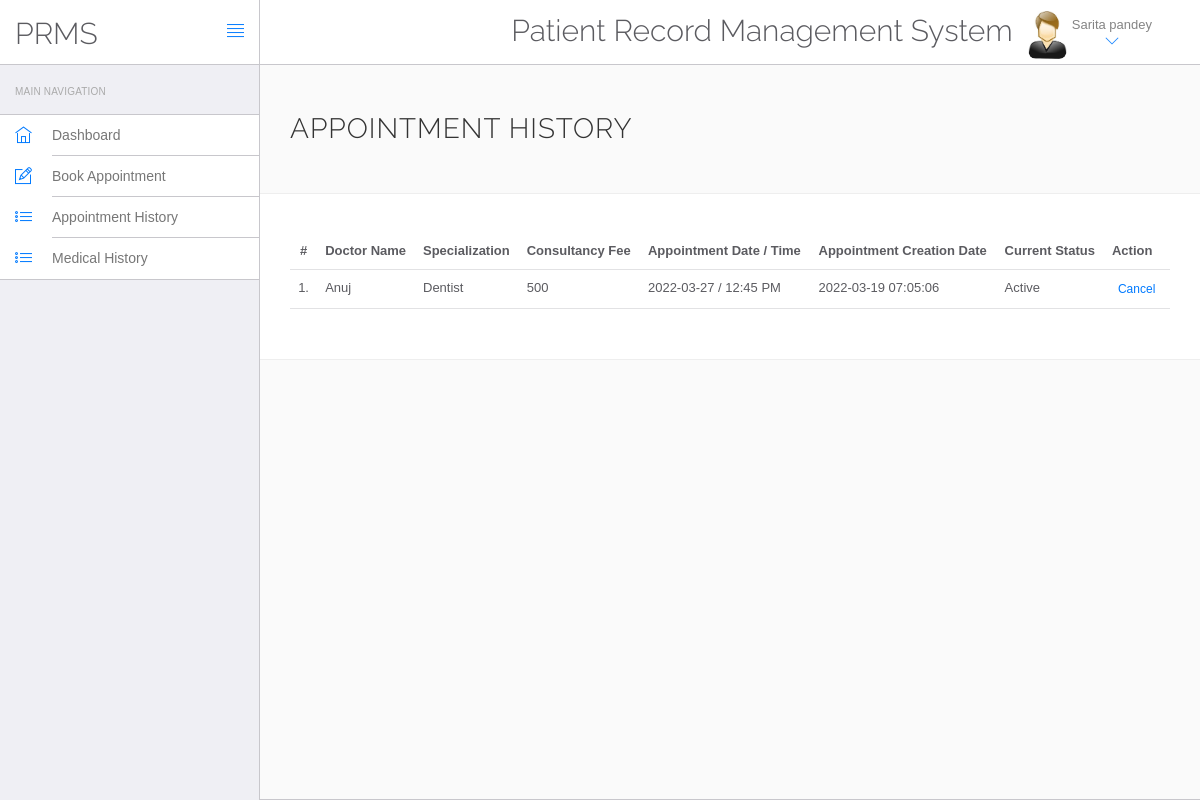
Page /hms/appointment-history.php (signed in) on the committed database.
### tables this page shows
CREATE TABLE `users` (
  `id` int(11) NOT NULL,
  `fullName` varchar(255) DEFAULT NULL,
  `address` longtext DEFAULT NULL,
  `city` varchar(255) DEFAULT NULL,
  `gender` varchar(255) DEFAULT NULL,
  `email` varchar(255) DEFAULT NULL,
  `password` varchar(255) DEFAULT NULL,
  `regDate` timestamp NULL DEFAULT current_timestamp(),
  `updationDate` timestamp NULL DEFAULT current_timestamp()
);

CREATE TABLE `appointment` (
  `id` int(11) NOT NULL,
  `doctorSpecialization` varchar(255) DEFAULT NULL,
  `doctorId` int(11) DEFAULT NULL,
  `userId` int(11) DEFAULT NULL,
  `consultancyFees` int(11) DEFAULT NULL,
  `appointmentDate` varchar(255) DEFAULT NULL,
  `appointmentTime` varchar(255) DEFAULT NULL,
  `postingDate` timestamp NULL DEFAULT current_timestamp(),
  `userStatus` int(11) DEFAULT NULL,
  `doctorStatus` int(11) DEFAULT NULL,
  `updationDate` timestamp NULL DEFAULT current_timestamp()
);

CREATE TABLE `doctors` (
  `id` int(11) NOT NULL,
  `specilization` varchar(255) DEFAULT NULL,
  `doctorName` varchar(255) DEFAULT NULL,
  `address` longtext DEFAULT NULL,
  `docFees` varchar(255) DEFAULT NULL,
  `contactno` bigint(11) DEFAULT NULL,
  `docEmail` varchar(255) DEFAULT NULL,
  `password` varchar(255) DEFAULT NULL,
  `creationDate` timestamp NULL DEFAULT current_timestamp(),
  `updationDate` timestamp NULL DEFAULT current_timestamp()
);

### hms/appointment-history.php (the view, shortened to what this page needs)
<?php
include('include/config.php');
?>
<!DOCTYPE html>
<html lang="en">
	<head>
		<link rel="stylesheet" href="vendor/bootstrap/css/bootstrap.min.css">
		<link rel="stylesheet" href="vendor/fontawesome/css/font-awesome.min.css">
		<link rel="stylesheet" href="vendor/themify-icons/themify-icons.min.css">
		<link href="vendor/animate.css/animate.min.css" rel="stylesheet" media="screen">
		<link href="vendor/perfect-scrollbar/perfect-scrollbar.min.css" rel="stylesheet" media="screen">
		<link href="vendor/switchery/switchery.min.css" rel="stylesheet" media="screen">
		<link href="vendor/bootstrap-touchspin/jquery.bootstrap-touchspin.min.css" rel="stylesheet" media="screen">
		<link href="vendor/select2/select2.min.css" rel="stylesheet" media="screen">
		<link href="vendor/bootstrap-datepicker/bootstrap-datepicker3.standalone.min.css" rel="stylesheet" media="screen">
		<link href="vendor/bootstrap-timepicker/bootstrap-timepicker.min.css" rel="stylesheet" media="screen">
		<link rel="stylesheet" href="assets/css/styles.css">
		<link rel="stylesheet" href="assets/css/plugins.css">
		<link rel="stylesheet" href="assets/css/themes/theme-1.css" id="skin_color" />
	</head>
	<body>
		<div id="app">
<?php include('include/sidebar.php');?>
			<div class="app-content">
					<?php include('include/header.php');?>
				<div class="main-content" >
					<div class="wrap-content container" id="container">
						<section id="page-title">
							<div class="row">
								<div class="col-sm-8">
									<h1 class="mainTitle">Appointment History</h1>
																	</div>
															</div>
						</section>
						<div class="container-fluid container-fullw bg-white">
									<div class="row">
								<div class="col-md-12">
									<table class="table table-hover" id="sample-table-1">
										<thead>
											<tr>
												<th class="center">#</th>
												<th class="hidden-xs">Doctor Name</th>
												<th>Specialization</th>
												<th>Consultancy Fee</th>
												<th>Appointment Date / Time </th>
												<th>Appointment Creation Date  </th>
												<th>Current Status</th>
												<th>Action</th>
											</tr>
										</thead>
										<tbody>
<?php
$sql=mysqli_query($con,"select doctors.doctorName as docname,appointment.*  from appointment join doctors on doctors.id=appointment.doctorId where appointment.userId='".$_SESSION['id']."'");
$cnt=1;
while($row=mysqli_fetch_array($sql))
{
?>
											<tr>
												<td class="center"><?php echo $cnt;?>.</td>
												<td class="hidden-xs"><?php echo $row['docname'];?></td>
												<td><?php echo $row['doctorSpecialization'];?></td>
												<td><?php echo $row['consultancyFees'];?></td>
												<td><?php echo $row['appointmentDate'];?> / <?php echo
												 $row['appointmentTime'];?>
												</td>
												<td><?php echo $row['postingDate'];?></td>
												<td>
<?php if(($row['userStatus']==1) && ($row['doctorStatus']==1))
{
	echo "Active";
}
												?></td>
												<td >
												<div class="visible-md visible-lg hidden-sm hidden-xs">
							<?php if(($row['userStatus']==1) && ($row['doctorStatus']==1))
{ ?>
	<a href="appointment-history.php?id=<?php echo $row['id']?>&cancel=update" onClick="return confirm('Are you sure you want to cancel this appointment ?')"class="btn btn-transparent btn-xs tooltips" title="Cancel Appointment" tooltip-placement="top" tooltip="Remove">Cancel</a>
	<?php } else {
		echo "Canceled";
		} ?>
												</div>
												</td>
											</tr>
											<?php
$cnt=$cnt+1;
											 }?>
										</tbody>
									</table>
								</div>
							</div>
								</div>
					</div>
				</div>
			</div>
		</div>
	</body>
</html>

### hms/include/header.php (shortened to what this page needs)
<header class="navbar navbar-default navbar-static-top">
					<div class="navbar-header">
						<a class="navbar-brand" href="#">
							<h2 style="padding-top:20% ">PRMS</h2>
						</a>
						<a href="#" class="sidebar-toggler pull-right visible-md visible-lg" data-toggle-class="app-sidebar-closed" data-toggle-target="#app">
							<i class="ti-align-justify"></i>
						</a>
					</div>
					<div class="navbar-collapse collapse">
						<ul class="nav navbar-right">
								<li  style="padding-top:2% ">
								<h2>Patient Record Management System</h2>
							</li>
							<li class="dropdown current-user">
								<a href class="dropdown-toggle" data-toggle="dropdown">
									<img src="assets/images/images.jpg"> <span class="username">
									<?php $query=mysqli_query($con,"select fullName from users where id='".$_SESSION['id']."'");
while($row=mysqli_fetch_array($query))
{
	echo $row['fullName'];
}
									?> <i class="ti-angle-down"></i></i></span>
								</a>
							</li>
						</ul>
					</div>
				</header>

### hms/assets/css/themes/theme-1.css (style rules this page uses)
body { background: #FAFAFA; }
header .navbar-header { background: #ffffff !important; border-right-color: #c8c7cc !important; border-bottom-color: #c8c7cc !important; }
header .navbar-header .sidebar-toggler, header .navbar-header .sidebar-mobile-toggler { color: #007aff !important; }
header .navbar-header .navbar-brand { color: #777 !important; }
header .navbar-collapse { background: #ffffff !important; border-bottom-color: #c8c7cc !important; box-shadow: none !important; }
header .navbar-collapse .navbar-right > li > a { color: #777; }
header .navbar-collapse .navbar-right > li > a i { color: #007aff !important; }

### rows in the picture
users: fullName "Sarita pandey"
appointment: doctorId.doctorName "Anuj", doctorSpecialization "Dentist", consultancyFees "500", appointmentDate "2022-03-27", appointmentTime "12:45 PM", postingDate "2022-03-19 07:05:06", userStatus "Active"
